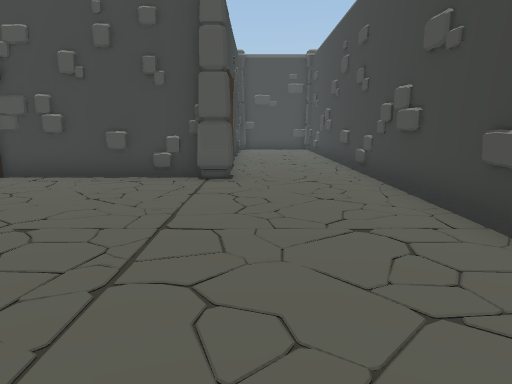
[1] (above)

20 first-person views from a walk through a scene from a Unity 3-D project. The camera is 1.2 m above the floor, tilts 10° down and sees 70° across. The floor is counted in squares, 1 m on a side. Each view is taken from the middle of a square. On the plan, view 1 faces up. The plan holds only what a view shows up to about 15 squares ahead; the rest is blank. The place goes on beyond the plan. Door leaves are left out, so doorways stand open.

[2]
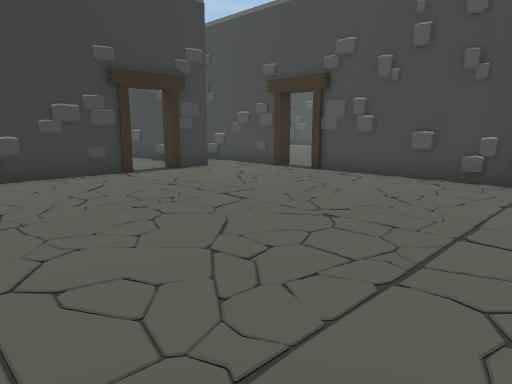

[3]
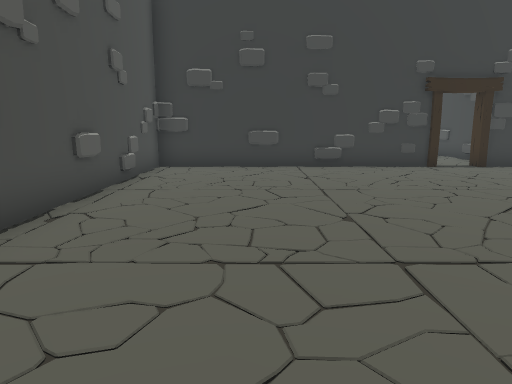

[4]
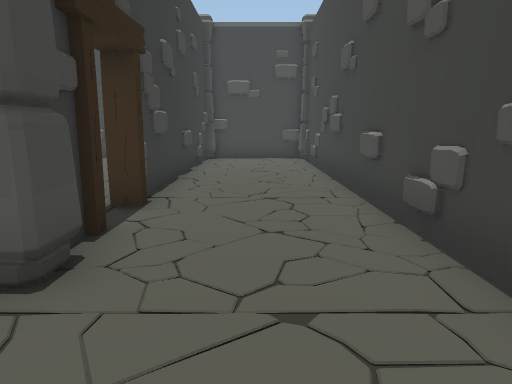

[5]
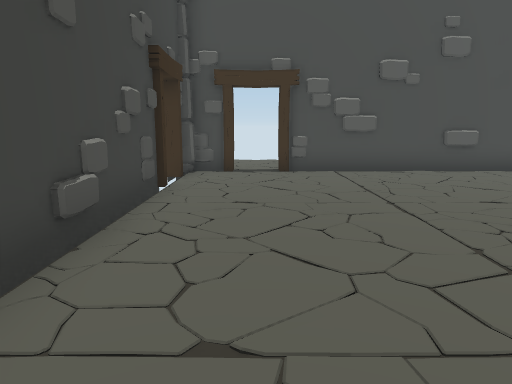

[6]
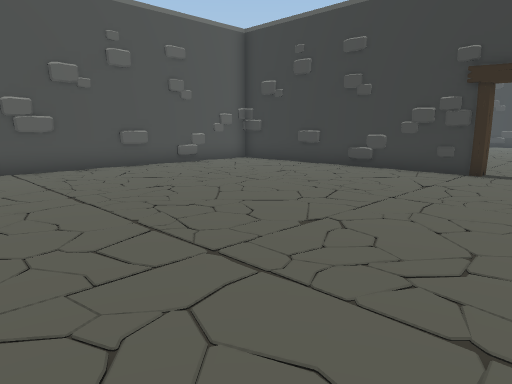

[7]
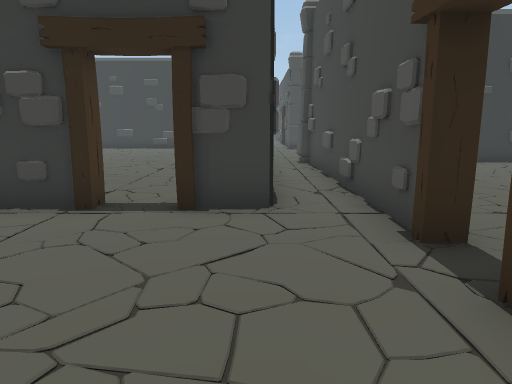

[8]
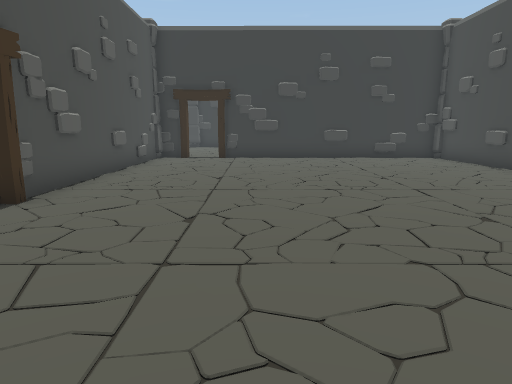

[9]
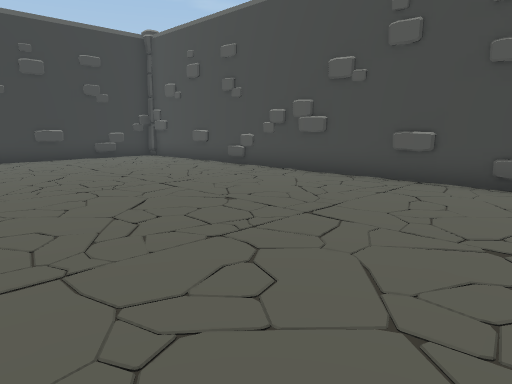

[10]
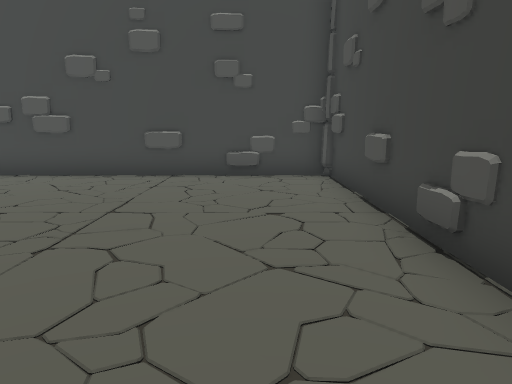

[11]
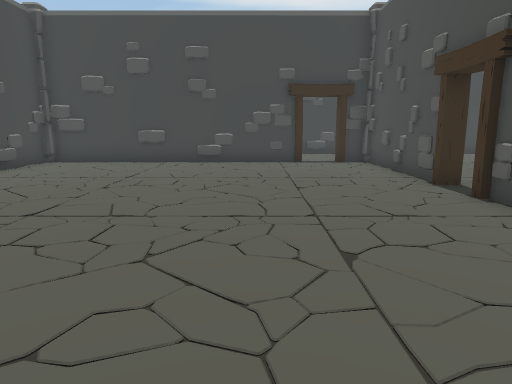

[12]
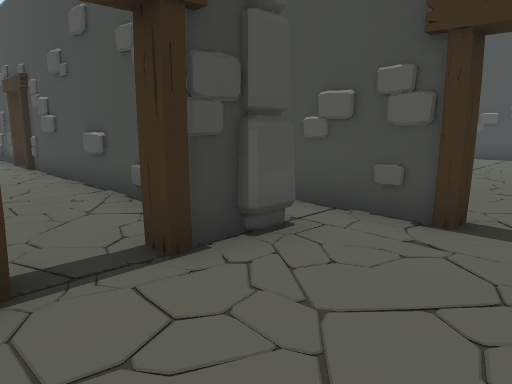

[13]
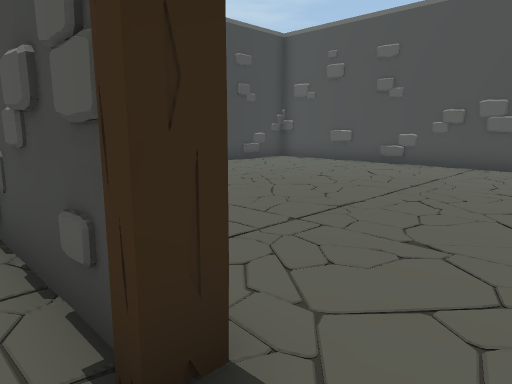

[14]
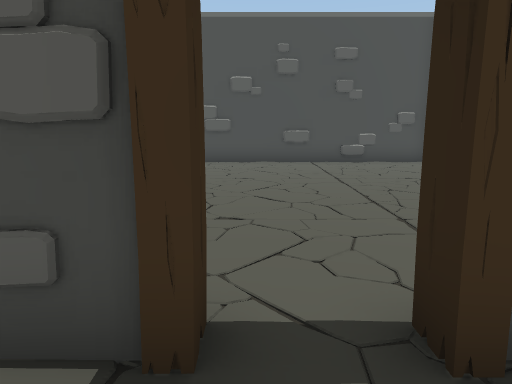

[15]
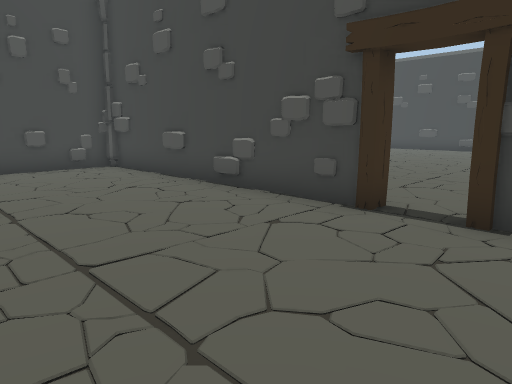

[16]
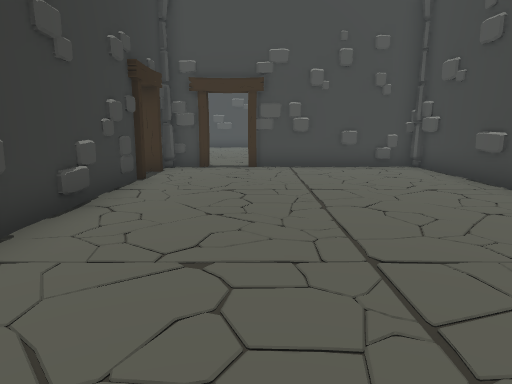

[17]
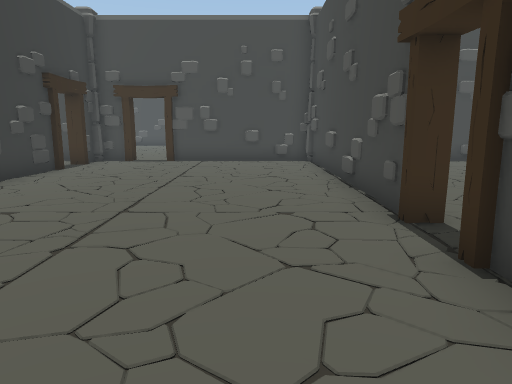

[18]
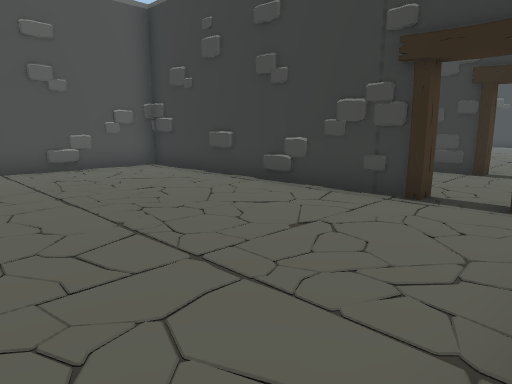

[19]
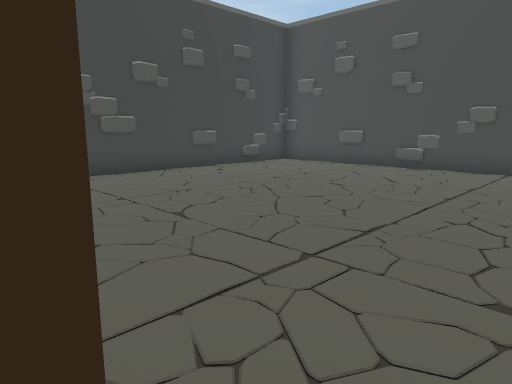

[20]
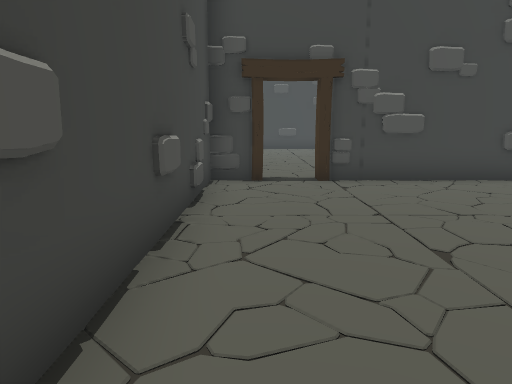

### Floor plan
Ten units are one square. View 1 is at (0, 0); x grows to the right and y downward. Boxes are objects, and circles mark ways between rooms. Rooms are numbered by the first view taken in them; rooms with no view inside come last. Other rooms are left out.
<svg viewBox="-266 -213 301 258">
<path fill="none" stroke="#000" d="M-14 -88 -64 -88 -64 -90M-11 -102 -9 -102 -9 -94M-77 -93 -77 -88 -164 -88M-93 -39 -94 -28M-94 -46 -94 40 4 40M-81 -89 -97 -87M-94 -43 -92 -32M-94 -73 -94 -58M-6 -114 -11 -114M30 16 30 -200M16 40 28 40M-166 -73 -154 -73M-9 -200 -9 -114M28 -203 -6 -203M-64 -90 -15 -90M-11 -114 -11 -203 -165 -203M-167 -195 -167 -115M-167 -103 -167 -95M-164 -90 -76 -90M-11 -95 -11 -102M-171 -122 -169 -133M-170 -119 -172 -134M-167 -115 -170 -115 -170 -195M-172 -103 -167 -103M-170 -95 -170 -104M-204 -73 -199 -73M-187 -73 -166 -73M-248 -179 -248 -128M-183 -73 -178 -73M-180 -73 -175 -73M-175 -203 -222 -203M-235 -208 -235 -203 -261 -203M-248 -203 -248 -190 -252 -190M-187 -69 -187 -73M-199 -73 -199 -69M-94 -58 -96 -58 -96 -73M-253 -43 -251 -30M-253 -47 -253 40 -96 40 -96 -46 -94 -46M-96 -70 -167 -70"/>
<rect x="-15" y="-95" width="10" height="10" fill="#bbb"><title>pillar</title></rect>
<rect x="-175" y="-95" width="10" height="10" fill="#bbb"><title>pillar</title></rect>
<circle cx="-10" cy="-110" r="3" fill="#2a7"/>
<circle cx="-70" cy="-90" r="3" fill="#2a7"/>
<circle cx="-160" cy="-80" r="3" fill="#2a7"/>
<circle cx="-100" cy="-50" r="3" fill="#2a7"/>
<circle cx="-170" cy="-110" r="3" fill="#2a7"/>
<circle cx="-190" cy="-70" r="3" fill="#2a7"/>
<text x="-30" y="-50">1</text>
<text x="-90" y="-150">2</text>
<text x="-210" y="-130">3</text>
<text x="-170" y="-20">4</text>
</svg>
Room 1 opens to room 2. Room 1 opens to room 3. Room 1 opens to room 4. Room 2 opens to room 3. Room 3 opens to room 4.

Where each view was taken, in squares from view 1:
view 1: 0 up, 0 right, facing up
view 2: 0 up, 0 right, facing up-left
view 3: 1 down, 2 right, facing left
view 4: 6 up, 1 right, facing up
view 5: 6 up, 1 right, facing down
view 6: 7 up, 1 right, facing down-left
view 7: 7 up, 4 left, facing left
view 8: 13 up, 2 left, facing left
view 9: 12 up, 2 left, facing up-left
view 10: 11 up, 3 left, facing up
view 11: 13 up, 14 left, facing right
view 12: 12 up, 20 left, facing down-right
view 13: 8 up, 20 left, facing down-right
view 14: 9 up, 19 left, facing down
view 15: 9 up, 22 left, facing up-right
view 16: 9 up, 22 left, facing up
view 17: 7 up, 19 left, facing up
view 18: 7 up, 19 left, facing down-left
view 19: 7 up, 19 left, facing down-right
view 20: 6 up, 18 left, facing right
